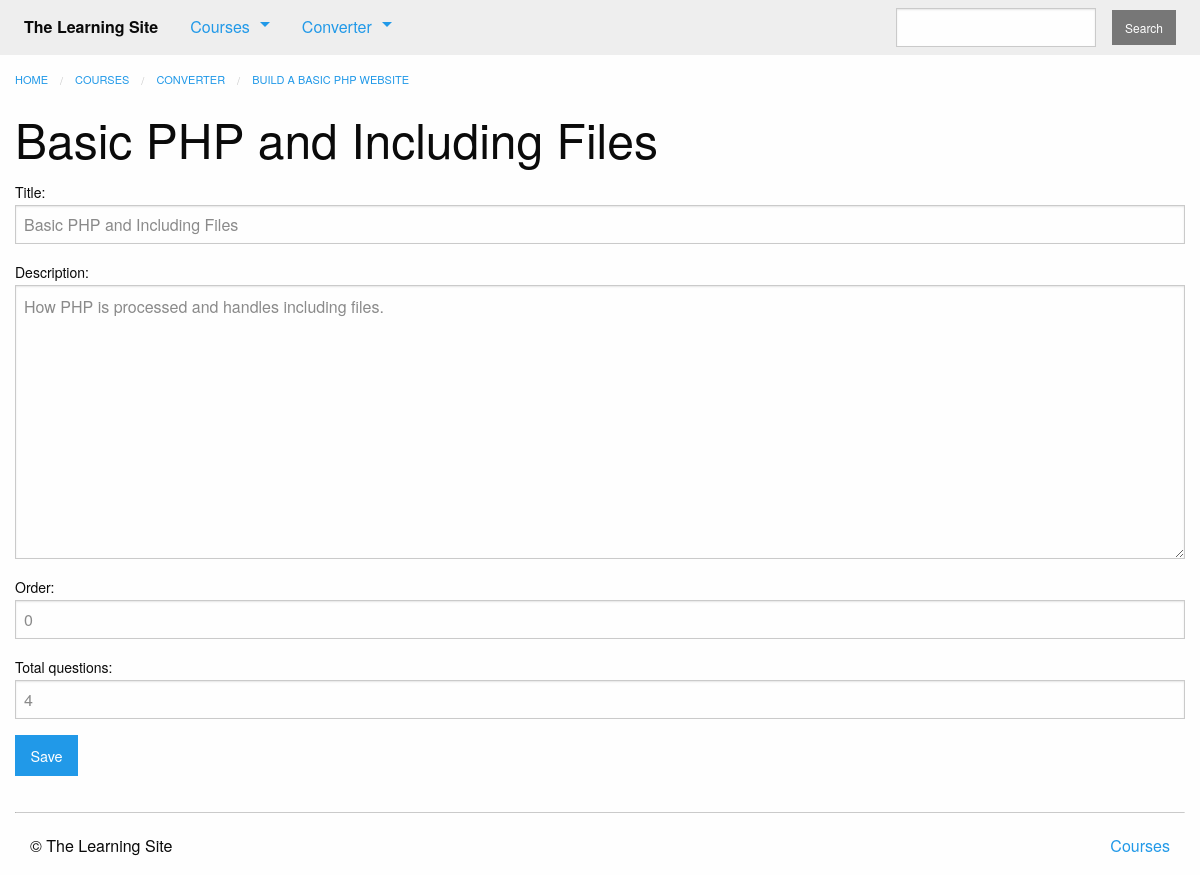
The page /courses/21/edit_quiz/3/ (signed in) on the database its author committed.
### courses/models.py (models this page shows, shortened)
class Course(models.Model):
    created_at = models.DateTimeField(auto_now_add=True)
    title = models.CharField(max_length=255)
    description = models.TextField()
    teacher = models.ForeignKey(User)
    subject = models.CharField(default='', max_length=100)
    published = models.BooleanField(default=False)

class Step(models.Model):
    title = models.CharField(max_length=255)
    description = models.TextField()
    order = models.IntegerField(default=0)
    course = models.ForeignKey(Course)
    class Meta:
        abstract = True
        ordering = ['order',]

class Quiz(Step):
    total_questions = models.IntegerField(default=4)
    times_taken = models.IntegerField(default=0, editable=False)
    class Meta:
        verbose_name_plural = "Quizzes"

### courses/views.py (the view)
# urls.py: url(r'(?P<course_pk>\d+)/edit_quiz/(?P<quiz_pk>\d+)/$', views.quiz_edit,
@login_required
def quiz_edit(request, course_pk, quiz_pk):
    quiz = get_object_or_404(models.Quiz,
							 pk=quiz_pk,
							 course_id=course_pk,
							course__published=True)
    form = forms.QuizForm(instance=quiz)
    if request.method == 'POST':
        form = forms.QuizForm(instance=quiz, data=request.POST)
        if form.is_valid():
            form.save()
            messages.success(request, "Updated {}".format(form.cleaned_data['title']))
            return HttpResponseRedirect(quiz.get_absolute_url())
    return render(request, 'courses/quiz_form.html', {'form': form, 'course': quiz.course})

### courses/forms.py
class QuizForm(forms.ModelForm):
    class Meta:
        model = models.Quiz
        fields = [
            'title',
            'description',
            'order',
            'total_questions',
        ]

### converter/templatetags/converter_extras.py (called while the page is built)
@register.inclusion_tag("converter/nav_shape.html")
def nav_shape_list():
    shapes = Shape.objects.all()
    return {'shapes': shapes}

### courses/templatetags/course_extras.py (called while the page is built)
@register.inclusion_tag('courses/course_nav.html')
def nav_courses_list():
    courses = Course.objects.filter(
		published=True
	).order_by(
		'-created_at'
	).values(
		'id', 'title'
	)[:5]
    return {'courses': courses}

### courses/templates/courses/quiz_form.html (shortened to what this page needs)
{% extends "courses/layout.html" %}
{% block breadcrumbs %}
    <li><a href="{% url 'courses:detail' pk=course.pk %}">{{ course.title }}</a></li>
{% endblock %}
{% block content %}
<div class="row columns">
    {{ block.super }}
    <h1>{{ form.instance.title|default:"Make a new quiz" }}</h1>
    <form method="POST" action="">
        {{ form.as_p }}
        <input type="submit" class="button" value="Save">
    </form>
</div>
{% endblock %}

### rows shown on the page
Course: title "BUILD A BASIC PHP WEBSITE"
Quiz: instance "Basic PHP and Including Files", title "Basic PHP and Including Files", description "How PHP is processed and handles including files.", order "0", total_questions "4"
